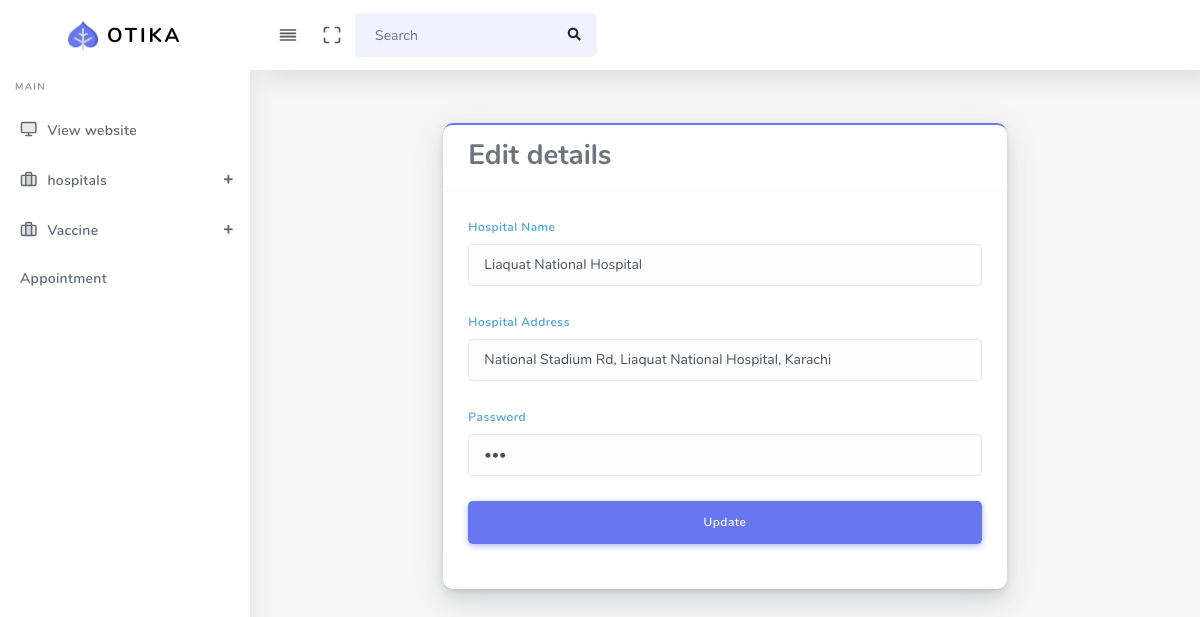
/edithospital.php?id=2, run on the app's committed database.
### tables this page shows
CREATE TABLE `hospital` (
  `h_id` int(11) NOT NULL,
  `h_name` varchar(100) NOT NULL,
  `h_address` varchar(250) NOT NULL,
  `h_password` varchar(50) NOT NULL
);

### edithospital.php (the view, shortened to what this page needs)
<!DOCTYPE html>
<html lang="en">
<head>
  <link rel="stylesheet" href="assets/css/app.min.css">
  <link rel="stylesheet" href="assets/css/style.css">
  <link rel="stylesheet" href="assets/css/components.css">
  <link rel="stylesheet" href="assets/css/custom.css">
</head>
<body>
  <div id="app">
    <div class="main-wrapper main-wrapper-1">
      <div class="navbar-bg"></div>
      <nav class="navbar navbar-expand-lg main-navbar sticky">
        <div class="form-inline mr-auto">
          <ul class="navbar-nav mr-3">
            <li><a href="#" data-toggle="sidebar" class="nav-link nav-link-lg
									collapse-btn"> <i data-feather="align-justify"></i></a></li>
            <li><a href="#" class="nav-link nav-link-lg fullscreen-btn">
                <i data-feather="maximize"></i>
              </a></li>
            <li>
              <form class="form-inline mr-auto">
                <div class="search-element">
                  <input class="form-control" type="search" placeholder="Search" aria-label="Search" data-width="200">
                  <button class="btn" type="submit">
                    <i class="fas fa-search"></i>
                  </button>
                </div>
              </form>
            </li>
          </ul>
        </div>
      </nav>
      <div class="main-sidebar sidebar-style-2">
        <aside id="sidebar-wrapper">
          <div class="sidebar-brand">
            <a href="index.php"> <img alt="image" src="assets/img/logo.png" class="header-logo" /> <span
                class="logo-name">Otika</span>
            </a>
          </div>
          <ul class="sidebar-menu">
            <li class="menu-header">Main</li>
            <li class="dropdown">
              <a href="index.php" class="nav-link"><i data-feather="monitor"></i><span>View website</span></a>
            </li>
            <?php
            if (!@$_SESSION['role'] == 3 or @$_SESSION['role'] == 1) {
              ?>
             <li class="dropdown">
             <a href="#" class="menu-toggle nav-link has-dropdown"><i
                 data-feather="briefcase"></i><span>hospitals</span></a>
           </li>
           <li class="dropdown">
             <a href="#" class="menu-toggle nav-link has-dropdown"><i
                 data-feather="briefcase"></i><span>Vaccine</span></a>
           </li>
           <?php
            }
            ?>
            <li><a class="nav-link" href="appoiment.php">Appointment</a></li>
          </ul>
        </aside>
      </div>
      <?php
      include 'db.php';
        $id = $_GET['id'];
        $q = "SELECT * FROM `hospital` where `h_id` = $id";
        $res = mysqli_query($con, $q);
        $row = mysqli_fetch_assoc($res);
      ?>
      <div class="main-content">
        <section class="section">
          <div class="section-body">
          <section class="section">
      <div class="container ">
        <div class="row">
          <div class="col-12 col-sm-10 offset-sm-1 col-md-8 offset-md-2 col-lg-8 offset-lg-2 col-xl-8 offset-xl-2">
            <div class="card card-primary">
              <div class="card-header my-1">
                <h3>Edit details</h3>
              </div>
              <div class="card-body">
                <form method="POST" action="">
                <div class="form-group">
                    <label for="email">Hospital Name</label>
                    <input id="email" type="text" class="form-control" name="h_name" value="<?= $row['h_name'] ?>">
                  </div>
                  <div class="form-group">
                    <label for="email">Hospital Address</label>
                    <input id="" type="text" class="form-control" name="h_address" value="<?= $row['h_address'] ?>">
                  </div>
                  <div class="form-group">
                    <label for="email">Password</label>
                    <input id="email" type="password" class="form-control" name="h_password" value="<?= $row['h_password'] ?>">
                  </div>
                  <div class="form-group">
                    <button type="submit" name="Submit" class="btn btn-primary btn-lg btn-block">
                      Update
                    </button>
                  </div>
                </form>
              </div>
            </div>
          </div>
        </div>
      </div>
    </section>
          </div>
        </section>
      </div>
    </div>
  </div>
</body>
</html>

### data on the page
hospital: h_name "Liaquat National Hospital", h_address "National Stadium Rd, Liaquat National Hospital, Karachi"
